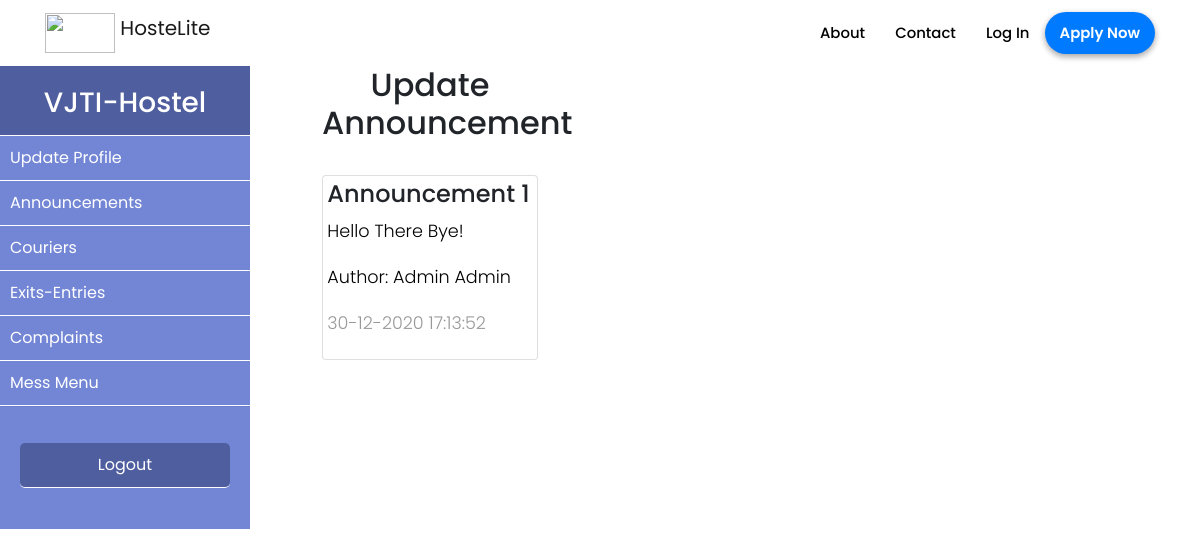
The page /cr/announcements/1 on the database its author committed.
### hostelmanagement/models.py (models this page shows, shortened)
class Announcement(db.Model):
    id = db.Column(db.Integer, primary_key=True)
    title = db.Column(db.String(100), nullable=False)
    date_posted = db.Column(db.DateTime, nullable=False, default=datetime.utcnow)
    content = db.Column(db.Text, nullable=False)
    user_id = db.Column(db.Integer, db.ForeignKey('user.id'), nullable=False)

class User(db.Model, UserMixin):
    id = db.Column(db.Integer, primary_key=True)
    college_id = db.Column(db.String(9), unique=True, nullable=False)
    firstname = db.Column(db.String(20), nullable=False)
    lastname = db.Column(db.String(20), nullable=False)
    email = db.Column(db.String(120), unique=True, nullable=False)
    password = db.Column(db.String(60), nullable=False)
    phone = db.Column(db.String(10), unique=True, nullable=False)
    address = db.Column(db.Text, nullable=False)
    course = db.Column(db.String(20),nullable=True)
    department = db.Column(db.String(20), nullable=True)
    user_type = db.Column(db.Integer, nullable = False, default=1)
    room_no = db.Column(db.Integer, nullable = True)
    announcements = db.relationship('Announcement', backref='author', lazy=True)
    complaints = db.relationship('Complaint', backref='author', lazy=True)
    mess_menu = db.relationship('MessMenu', backref='author', lazy=True)
    courier = db.relationship('Courier', backref='user', lazy=True)
    exitentry = db.relationship('ExitEntry', backref='user', lazy=True)
    visitor = db.relationship('Visitor', backref='user', lazy=True)

### hostelmanagement/routes.py (the view)
@app.route("/cr/announcements/<int:announcement_id>")
def announcement(announcement_id):
    user = current_user
    single_announcement = Announcement.query.get_or_404(announcement_id)
    return render_template('cr/announcement.html', title=single_announcement.title, single_announcement=single_announcement, user=user)

### hostelmanagement/templates/cr/announcement.html (shortened to what this page needs)
{% extends 'cr/cr_layout.html' %}
{% block cr_content %}
<div class="container" style="padding: 0 20%;">
    <h2 style="text-align: center;">Update Announcement</h2><br>
    <div class="card">
    <h4>{{single_announcement.title}}</h4>
    <p style="color: black">{{single_announcement.content}}</p>
    <p style="color: black">Author: {{single_announcement.author.firstname}} {{single_announcement.author.lastname}}</p>
    <p>{{single_announcement.date_posted.strftime('%d-%m-%Y %H:%M:%S')}}</p>
    </div></div>
{% endblock cr_content %}

### hostelmanagement/static/style.css (style rules this page uses)
* { margin: 0; padding: 0; font-family: "Poppins", sans-serif; font-size: 16px; box-sizing: border-box; }
body { overflow-x:hidden; scroll-behavior: smooth; }
p { font-family: 'Poppins', sans-serif; font-size: 1.1em; font-weight: 300; line-height: 1.7em; color: #999; }

### hostelmanagement/templates/cr/announcement.html (style rules this page uses)
.card { padding: 2%; }

### rows shown on the page
Announcement: title "Announcement 1", content "Hello There Bye!", date_posted "30-12-2020 17:13:52"
User: author.firstname "Admin", author.lastname "Admin"
